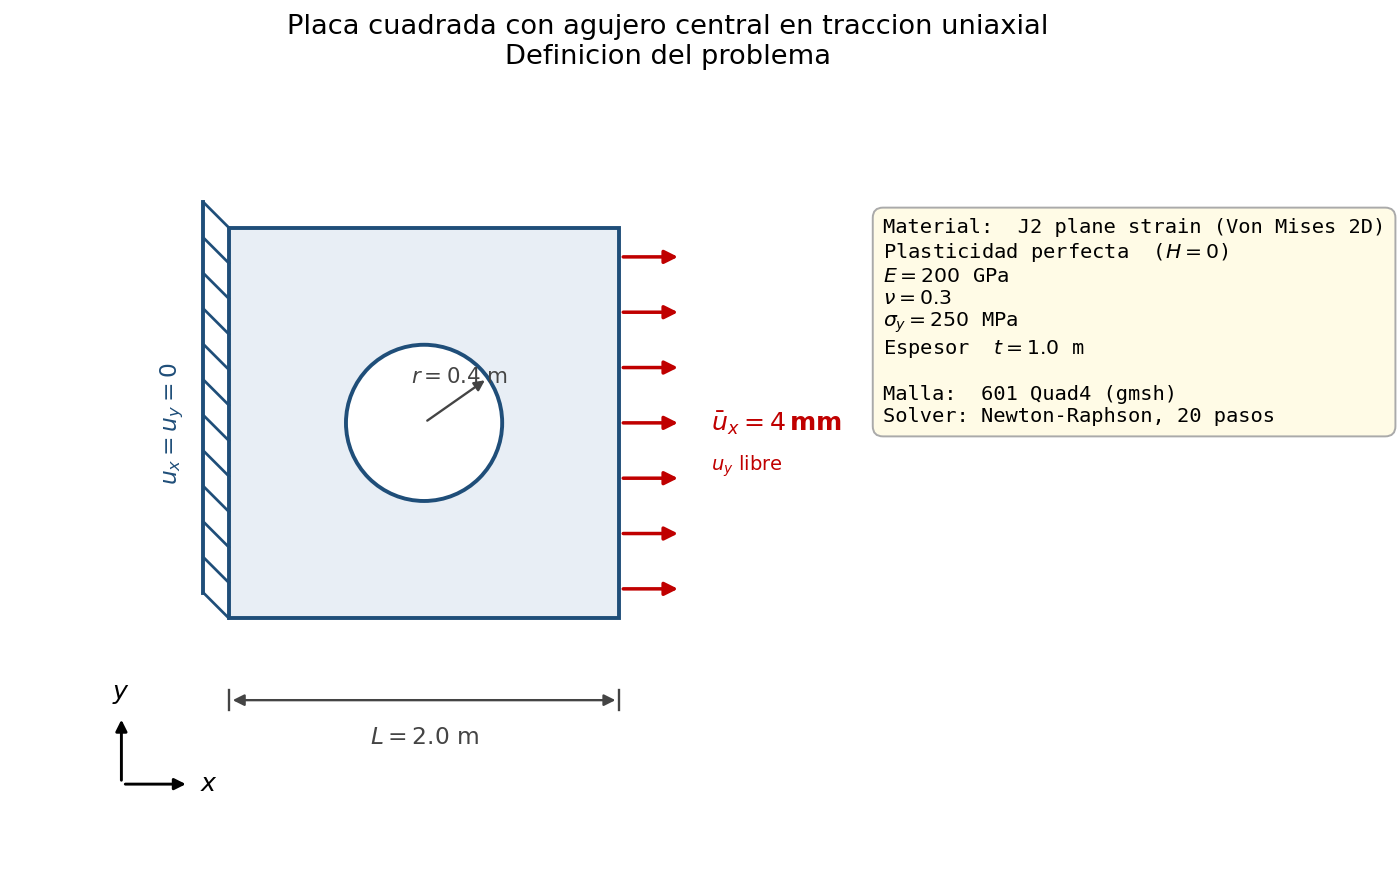

Python code for this plot:
"""Figura de definicion del problema para la charla.

Esquema ingenieril: placa cuadrada con agujero central, empotramiento en el
borde izquierdo, desplazamiento prescrito en el borde derecho, cotas y datos
del material.
"""
import os

import numpy as np
import matplotlib.pyplot as plt
from matplotlib.patches import Rectangle, Circle, FancyArrowPatch
from matplotlib.lines import Line2D


HERE = os.path.dirname(__file__)
OUT = os.path.join(HERE, "charla_definicion_problema.png")

# Parametros del problema
L = 2.0          # lado de la placa (m)
r = 0.4          # radio del agujero (m)
u_pres = 4.0e-3  # desplazamiento prescrito (m)

fig, ax = plt.subplots(figsize=(10.5, 7.5), dpi=140)

# --- Placa con agujero (relleno claro + contorno) -------------------------
plate = Rectangle((-L/2, -L/2), L, L, facecolor="#e8eef5",
                  edgecolor="#1f4e79", lw=2.0, zorder=2)
ax.add_patch(plate)
hole = Circle((0, 0), r, facecolor="white", edgecolor="#1f4e79",
              lw=2.0, zorder=3)
ax.add_patch(hole)

# --- Empotramiento en borde izquierdo: hatching oblicuo -------------------
n_hatch = 12
hatch_len = 0.13
y_hatch = np.linspace(-L/2, L/2, n_hatch)
for yh in y_hatch:
    ax.plot([-L/2 - hatch_len, -L/2],
            [yh + hatch_len, yh],
            color="#1f4e79", lw=1.4, zorder=4)
# Linea solida que une los inicios del hatching (pared del apoyo)
ax.plot([-L/2 - hatch_len, -L/2 - hatch_len],
        [-L/2 + hatch_len, L/2 + hatch_len],
        color="#1f4e79", lw=2.0, zorder=4)

ax.text(-L/2 - 0.22, 0.0, r"$u_x = u_y = 0$",
        ha="right", va="center", fontsize=12, color="#1f4e79",
        rotation=90)

# --- Desplazamiento prescrito en borde derecho: flechas hacia +x ---------
n_arrows = 7
y_arrows = np.linspace(-L/2 + 0.15, L/2 - 0.15, n_arrows)
arrow_len = 0.32
for ya in y_arrows:
    ax.add_patch(FancyArrowPatch(
        (L/2, ya), (L/2 + arrow_len, ya),
        arrowstyle="-|>", mutation_scale=14,
        color="#c00000", lw=1.8, zorder=5,
    ))

ax.text(L/2 + arrow_len + 0.15, 0.0,
        rf"$\bar u_x = {u_pres*1e3:.0f}\,$mm",
        ha="left", va="center", fontsize=13, color="#c00000",
        fontweight="bold")
ax.text(L/2 + arrow_len + 0.15, -0.22, r"$u_y$ libre",
        ha="left", va="center", fontsize=10, color="#c00000")

# --- Cotas L y r ---------------------------------------------------------
# Cota L horizontal (debajo de la placa)
y_cota = -L/2 - 0.42
ax.add_patch(FancyArrowPatch((-L/2, y_cota), (L/2, y_cota),
             arrowstyle="<|-|>", mutation_scale=12,
             color="#444444", lw=1.2, zorder=4))
ax.plot([-L/2, -L/2], [y_cota - 0.05, y_cota + 0.05], color="#444444", lw=1.2)
ax.plot([L/2, L/2], [y_cota - 0.05, y_cota + 0.05], color="#444444", lw=1.2)
ax.text(0, y_cota - 0.13, rf"$L = {L:.1f}$ m",
        ha="center", va="top", fontsize=12, color="#444444")

# Cota r (radio del agujero)
ax.add_patch(FancyArrowPatch((0, 0), (r * np.cos(np.deg2rad(35)),
                                       r * np.sin(np.deg2rad(35))),
             arrowstyle="-|>", mutation_scale=11,
             color="#444444", lw=1.2, zorder=6))
ax.text(r * np.cos(np.deg2rad(35)) * 0.55,
        r * np.sin(np.deg2rad(35)) * 0.55 + 0.06,
        rf"$r = {r:.1f}$ m",
        ha="center", va="bottom", fontsize=11, color="#444444")

# --- Ejes x, y ------------------------------------------------------------
ax_origin = (-L/2 - 0.55, -L/2 - 0.85)
ax.add_patch(FancyArrowPatch(ax_origin, (ax_origin[0] + 0.35, ax_origin[1]),
             arrowstyle="-|>", mutation_scale=12, color="black", lw=1.5))
ax.add_patch(FancyArrowPatch(ax_origin, (ax_origin[0], ax_origin[1] + 0.35),
             arrowstyle="-|>", mutation_scale=12, color="black", lw=1.5))
ax.text(ax_origin[0] + 0.40, ax_origin[1], "$x$",
        ha="left", va="center", fontsize=13)
ax.text(ax_origin[0], ax_origin[1] + 0.40, "$y$",
        ha="center", va="bottom", fontsize=13)

# --- Caja de propiedades del material ------------------------------------
props_text = (
    "Material:  J2 plane strain (Von Mises 2D)\n"
    "Plasticidad perfecta  ($H = 0$)\n"
    "$E = 200$ GPa\n"
    r"$\nu = 0.3$" + "\n"
    "$\\sigma_y = 250$ MPa\n"
    "Espesor  $t = 1.0$ m\n"
    "\n"
    "Malla:  601 Quad4 (gmsh)\n"
    "Solver: Newton-Raphson, 20 pasos"
)
ax.text(L/2 + 1.35, L/2 + 0.05, props_text,
        ha="left", va="top", fontsize=10.5,
        family="monospace",
        bbox=dict(boxstyle="round,pad=0.5", facecolor="#fffbe6",
                  edgecolor="#aaa", lw=1.0))

# --- Titulo ---------------------------------------------------------------
ax.set_title("Placa cuadrada con agujero central en traccion uniaxial\n"
             "Definicion del problema",
             fontsize=14, pad=14)

# --- Limpieza de ejes y proporcion ---------------------------------------
ax.set_aspect("equal")
ax.set_xlim(-L/2 - 1.1, L/2 + 3.6)
ax.set_ylim(-L/2 - 1.3, L/2 + 0.7)
ax.axis("off")

plt.tight_layout()
plt.savefig(OUT, bbox_inches="tight")
print(f"Figura de definicion guardada en: {OUT}")
